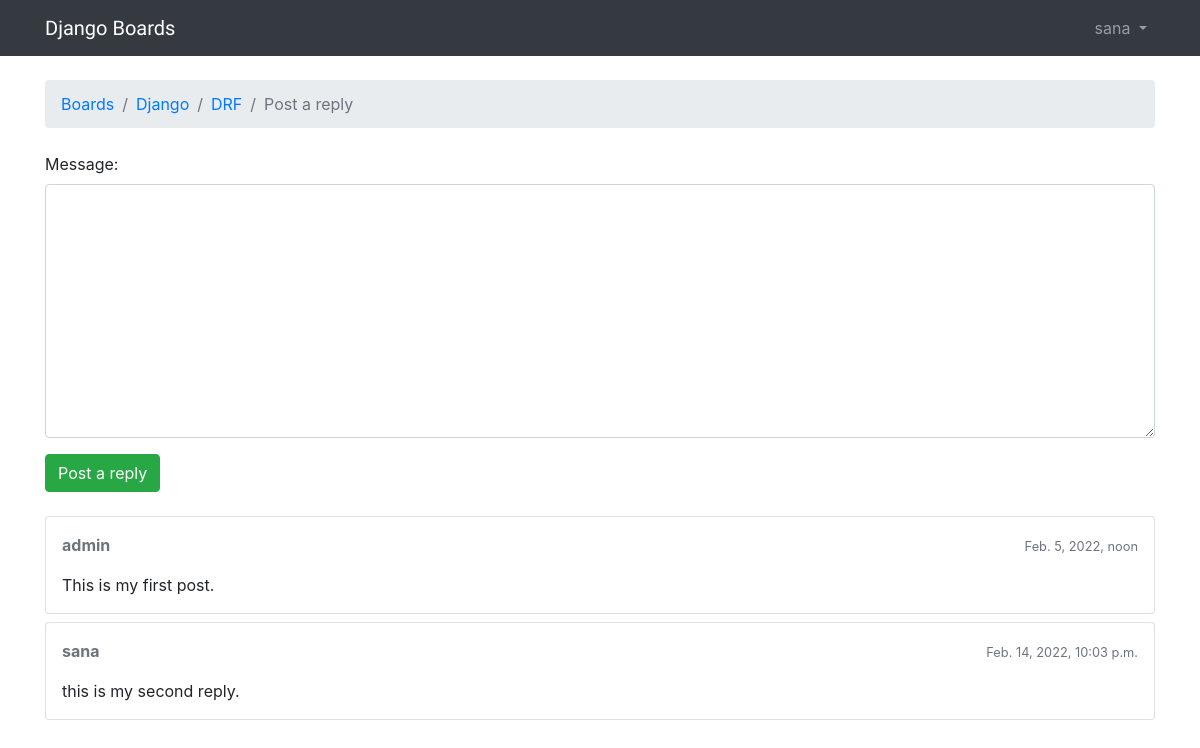
Screenshot of /boards/1/topics/1/reply/ (signed in) with the database file from the repository.
### boards/models.py (models this page shows, shortened)
class Topic(models.Model):
    subject = models.CharField(max_length=255)
    last_updated = models.DateTimeField(auto_now_add=True)
    board = models.ForeignKey(Board, on_delete=models.CASCADE, related_name='topics')
    starter = models.ForeignKey(User, on_delete=models.CASCADE, related_name='topics')
    views = models.PositiveIntegerField(default=0)

class Board(models.Model):
    name = models.CharField(max_length=30, unique=True)
    description = models.CharField(max_length=100)

class Post(models.Model):
    message = models.TextField(max_length=1000)
    created_at = models.DateTimeField(auto_now_add=True)
    updated_at = models.DateTimeField(null=True)
    created_by = models.ForeignKey(User, on_delete=models.CASCADE, related_name='posts')
    updated_by = models.ForeignKey(User, on_delete=models.CASCADE, null=True, related_name='+')
    topic = models.ForeignKey(Topic, on_delete=models.CASCADE, related_name='posts')

### boards/views.py (the view)
# urls.py: re_path(r'^(?P<pk>\d+)/topics/(?P<topic_pk>\d+)/reply/$', reply_topic, name='reply_topic'),
@login_required
def reply_topic(request, pk, topic_pk):
    topic = get_object_or_404(Topic, board__pk=pk, pk=topic_pk)
    if request.method == 'POST':
        form = PostForm(request.POST)
        if form.is_valid():
            post = form.save(commit=False)
            post.topic = topic
            post.created_by = request.user
            post.save()
            return redirect('topic_posts', pk=pk, topic_pk=topic_pk)
    else:
        form = PostForm()
    return render(request, 'reply_topic.html', {'topic': topic, 'form': form})

### boards/forms.py
class PostForm(forms.ModelForm):
    class Meta:
        model = Post
        fields = ['message', ]

### boards/templatetags/form_tags.py (called while the page is built)
@register.filter
def input_class(bound_field):
    css_class = ''
    if bound_field.form.is_bound:
        if bound_field.errors:
            css_class = 'is-invalid'
        elif field_type(bound_field) != 'PasswordInput':
            css_class = 'is-valid'
    return 'form-control {}'.format(css_class)

### templates/reply_topic.html (shortened to what this page needs)
{% extends 'base.html' %}
{% load static %}
{% block breadcrumb %}
  <li class="breadcrumb-item"><a href="{% url 'home' %}">Boards</a></li>
  <li class="breadcrumb-item"><a href="{% url 'board_topics' topic.board.pk %}">{{ topic.board.name }}</a></li>
  <li class="breadcrumb-item"><a href="{% url 'topic_posts' topic.board.pk topic.pk %}">{{ topic.subject }}</a></li>
  <li class="breadcrumb-item active">Post a reply</li>
{% endblock %}
{% block content %}
  <form method="post" class="mb-4">
    {% include 'includes/form.html' %}
    <button type="submit" class="btn btn-success">Post a reply</button>
  </form>
  {% for post in topic.posts.all %}
    <div class="card mb-2">
      <div class="card-body p-3">
        <div class="row mb-3">
          <div class="col-6">
            <strong class="text-muted">{{ post.created_by.username }}</strong>
          </div>
          <div class="col-6 text-right">
            <small class="text-muted">{{ post.created_at }}</small>
          </div>
        </div>
        {{ post.message }}
      </div>
    </div>
  {% endfor %}
{% endblock %}

### templates/base.html (shortened to what this page needs)
{% load static %}<!DOCTYPE html>
<html>
  <head>
    <link rel="stylesheet" href="{% static 'css/bootstrap.min.css' %}">
    <link rel="stylesheet" href="{% static 'css/app.css' %}">
  </head>
  <body>
{% block body %}
   <nav class="navbar navbar-expand-sm navbar-dark bg-dark">
  <div class="container">
    <a class="navbar-brand" href="{% url 'home' %}">Django Boards</a>
    <div class="collapse navbar-collapse" id="mainMenu">
      {% if user.is_authenticated %}
        <ul class="navbar-nav ml-auto">
          <li class="nav-item dropdown">
            <a class="nav-link dropdown-toggle" href="#" id="userMenu" data-toggle="dropdown" aria-haspopup="true" aria-expanded="false">
              {{ user.username }}
            </a>
          </li>
        </ul>
      {% else %}
        <form class="form-inline ml-auto">
          <a href="{% url 'login' %}" class="btn btn-outline-secondary">Log in</a>
          <a href="{% url 'signup' %}" class="btn btn-primary ml-2">Sign up</a>
        </form>
      {% endif %}
    </div>
  </div>
</nav>
    <div class="container">
      <ol class="breadcrumb my-4">
        {% block breadcrumb %}
        {% endblock %}
      </ol>
      {% block content %}
      {% endblock %}
    </div>
  {% endblock body %}
  </body>
</html>

### static/css/app.css (style rules this page uses)
.navbar-brand { font-family: 'Peralta', cursive; }

### rows the page displays
Topic: board.name "Django", subject "DRF"
Post: created_by.username "admin", created_at "Feb. 5, 2022, noon", message "This is my first post."
Post: created_by.username "sana", created_at "Feb. 14, 2022, 10:03 p.m.", message "this is my second reply."

### other values shown
{{ user.username }} "sana"
{{ field.label_tag }} "Message:"
